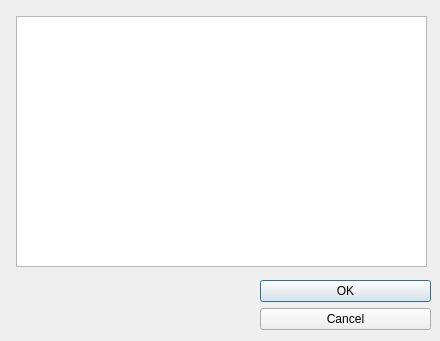
<?xml version="1.0" encoding="UTF-8"?>
<ui version="4.0">
 <class>ListaReservas</class>
 <widget class="QDialog" name="ListaReservas">
  <property name="geometry">
   <rect>
    <x>0</x>
    <y>0</y>
    <width>440</width>
    <height>341</height>
   </rect>
  </property>
  <property name="windowTitle">
   <string>Lista de Reservas</string>
  </property>
  <widget class="QWidget" name="layoutWidget">
   <property name="geometry">
    <rect>
     <x>16</x>
     <y>16</y>
     <width>411</width>
     <height>251</height>
    </rect>
   </property>
   <layout class="QHBoxLayout" name="horizontalLayout">
    <item>
     <widget class="QTableWidget" name="tableWidget">
      <property name="sortingEnabled">
       <bool>true</bool>
      </property>
     </widget>
    </item>
   </layout>
  </widget>
  <widget class="QDialogButtonBox" name="buttonBox">
   <property name="geometry">
    <rect>
     <x>260</x>
     <y>280</y>
     <width>171</width>
     <height>241</height>
    </rect>
   </property>
   <property name="orientation">
    <enum>Qt::Vertical</enum>
   </property>
   <property name="standardButtons">
    <set>QDialogButtonBox::Cancel|QDialogButtonBox::Ok</set>
   </property>
  </widget>
 </widget>
 <resources/>
 <connections>
  <connection>
   <sender>buttonBox</sender>
   <signal>accepted()</signal>
   <receiver>ListaReservas</receiver>
   <slot>accept()</slot>
   <hints>
    <hint type="sourcelabel">
     <x>248</x>
     <y>254</y>
    </hint>
    <hint type="destinationlabel">
     <x>157</x>
     <y>274</y>
    </hint>
   </hints>
  </connection>
  <connection>
   <sender>buttonBox</sender>
   <signal>rejected()</signal>
   <receiver>ListaReservas</receiver>
   <slot>reject()</slot>
   <hints>
    <hint type="sourcelabel">
     <x>316</x>
     <y>260</y>
    </hint>
    <hint type="destinationlabel">
     <x>286</x>
     <y>274</y>
    </hint>
   </hints>
  </connection>
 </connections>
</ui>
